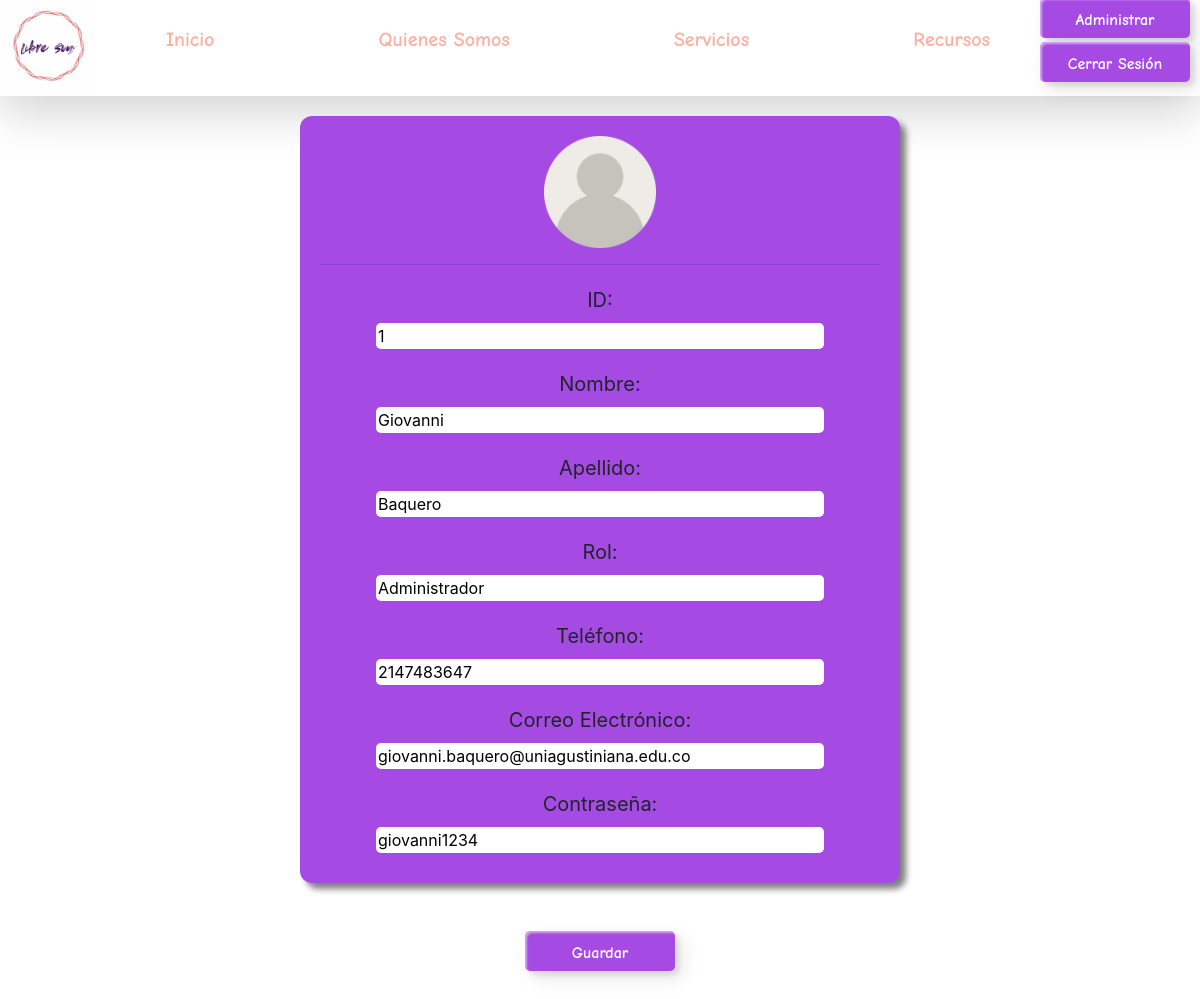
Screenshot of /Administrador/editar.php?id=1 (signed in) with the database file from the repository.
### tables this page shows
CREATE TABLE `infusuarios` (
  `id` int(2) NOT NULL,
  `Nombres` varchar(20) NOT NULL,
  `Apellidos` varchar(20) NOT NULL,
  `Telefono` int(10) DEFAULT NULL,
  `Correo` varchar(50) NOT NULL,
  `Contraseña` varchar(50) NOT NULL,
  `Rol` varchar(20) NOT NULL
);

### Administrador/editar.php (the view, shortened to what this page needs)
<!DOCTYPE html>
<html lang="en">
<head>
    <link rel="stylesheet" href="../css/stilos.css">
    <link rel="stylesheet" href="https://cdn.jsdelivr.net/npm/bootstrap@4.5.3/dist/css/bootstrap.min.css">
</head>
<header>
    <div class="contenedor-header d-flex justify-content-between shadow-lg">
        <div class="icono">
            <img src="../img/icono.jpg" alt="">
        </div>
        <div class="menu ">
            <ul class="d-flex justify-content-between">
                <li id="item"><a href="index.php" >Inicio</a></li>
                <li id="item"><a href="quienessomos.php" >Quienes Somos</a></li>
                <li id="item"><a href="" >Servicios</a>
                </li>
                <li id="item"><a href="recursos.php" >Recursos</a></li>
            </ul>
        </div>
        <div class="btn-registro">
            <button class="custom-btn btn-2"><a href="registro.php">Administrar</a></button>
            <button class="custom-btn btn-2 mt-1"><a href="../Desconectar.php">Cerrar Sesión</a></button>
        </div>
    </div>
</header>
<body>
   <div class="contenedorinformacion">
        <form action="editarusu.php" method="POST">
            <div class="datosadministrador ">
                <?php
                    include("../conexion.php");
                    extract($_GET);
                    $query = "SELECT * FROM infusuarios WHERE id = $id";
                    $result = mysqli_query($conexiondb, $query);
                    while($row = mysqli_fetch_array($result)){
                ?>
                <img src="../img/usuario.png" alt="">
                <hr>
                <div class="datos">
                    <label for="">ID:</label> <br>
                    <input type="text" value="<?php echo $row['id']?>" name="inputid" readonly>
                </div>
                <div class="datos">
                    <label for="">Nombre:</label> <br>
                    <input type="text" value="<?php echo $row['Nombres']?>" name="inputnombre">
                </div>
                <div class="datos">
                    <label for="">Apellido:</label> <br>
                    <input type="text" value="<?php echo $row['Apellidos']?>" name="inputapellido">
                </div>
                <div class="datos">
                    <label for="">Rol:</label> <br>
                    <input type="text" value="<?php echo $row['Rol']?>" name="inputrol">
                </div>
                <div class="datos">
                    <label for="">Teléfono:</label> <br>
                    <input type="number" value="<?php echo $row['Telefono']?>" name="inputtelefono">
                </div>
                <div class="datos">
                    <label for="">Correo Electrónico:</label> <br>
                    <input type="email" value="<?php echo $row['Correo']?>" name="inputcorreo">
                </div>
                <div class="datos">
                    <label for="">Contraseña:</label> <br>
                    <input type="text" value="<?php echo $row['Contraseña']?>" name="inputcontraseña">
                </div>
                <?php } ?>
            </div>
            <div class="text-center mt-5 mb-5">
                <input type="submit" class="custom-btn btn-3" value="Guardar">
            </div>
        </form>
   </div>
</body>
</html>

### css/stilos.css (style rules this page uses)
.contenedor-header { align-items: center; }
.icono { width: 8%; }
.icono img { width: 100%; }
.menu { width: 72%; }
.menu ul { list-style: none; }
.menu #item { float: left; }
.menu #item a { text-decoration: none; color: #fbb1a1; font-family: ComicBold; font-size: 20px; }
.btn-registro { position: relative; bottom: 8px; padding-right: 10px; text-align: right; width: 15%; }
.custom-btn { width: 150px; height: 40px; color: #fff; border-radius: 5px; padding: 10px 25px; font-family: ComicBold; background: transparent; cursor: pointer; transition: all 0.3s ease; display: inline-block; box-shadow:inset 2px 2px 2px 0px rgba(255,255,255,.5), 7px 7px 20px 0px rgba(0,0,0,.1), 4px 4px 5px 0px rgba(0,0,0,.1); outline: none; }
.btn-2 { background: #A54BE3; border: none; }
.btn-registro a { text-decoration: none; color: #fff; }
.datos { margin: 20px 0 10px 0; }
.datos label { font-size: 20px; }
.datos input { border: none; width: 80%; border-radius: 5px; }
.btn-3 { background: #A54BE3; border: none; }
.datosadministrador { text-align: center; width: 50%; margin: 20px auto; background-color: #A54BE3; padding: 20px; box-shadow: 6px 6px 6px gray; border-radius: 12px; }
.datosadministrador img { width: 20%; }

### rows the page displays
infusuarios: inputid "1", inputnombre "Giovanni", inputapellido "Baquero", inputrol "Administrador", inputtelefono "2147483647", inputcorreo "giovanni.baquero@uniagustiniana.edu.co", inputcontraseña "giovanni1234"
